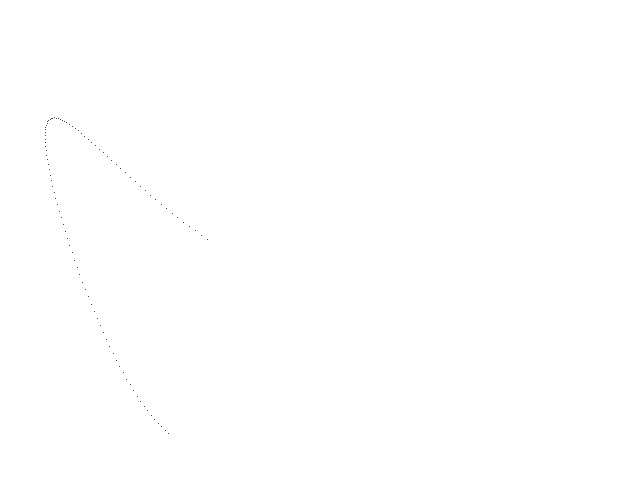
Frame 1 (no input)
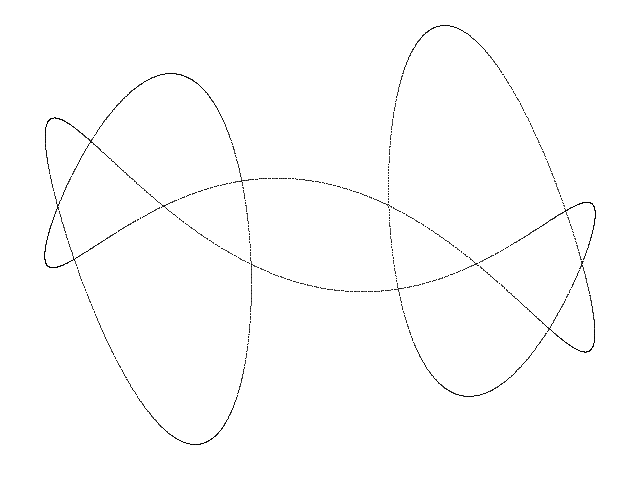
Frame 60 (the mouse pressed at the canvas centre just before this capture)
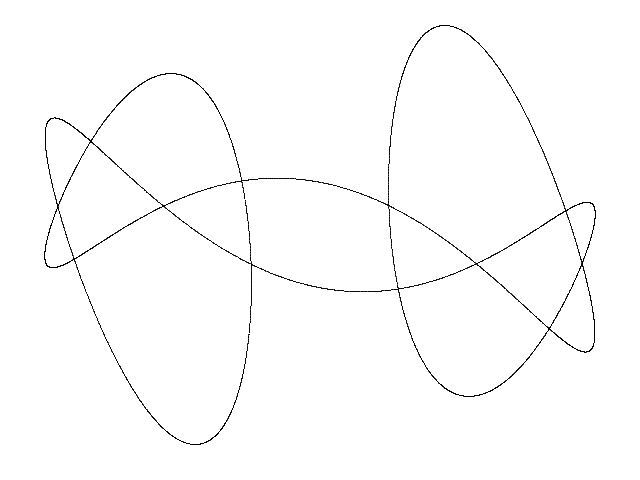
Frame 120 (the mouse held since frame 60 and released just before this capture)

The Processing sketch that drew these frames (run headless with seeded random() and noise(); from frame 60 on, the mouse is pressed at the canvas centre):

// Processing sketch: Knot_Square
// ── Knot_Square.pde
// Square knot //

  float x = 0.0;
  float y = 0.0;
  float z = 0.0;
  float t = 0.0;
  float dt = 0.01;


void setup() {
  
  size(640, 480);
  background(255);
  
}

void draw() {
  
  for (int i=0; i<100; i++) {
    
    float nx = x;
    float ny = y;
    float nz = z;
    
    x = -22.0 * cos(t) - 128.0 * sin(t) - 44.0 * cos(3.0 * t) - 78.0 * sin(3.0 * t);
    y = 11.0 * cos(t) - 43.0 * cos(3.0 * t) + 34.0 * cos(5.0 * t) - 39.0 * sin(5.0 * t);
    z = 70.0 * cos(3.0 * t) - 40.0 * sin(3.0 * t) + 8.0 * cos(5.0 * t) - 9.0 * sin(5.0 * t);
        
    t = t + dt;
  
    point(320 + (1.7 * x), 235 + (2.1 * y));
        
  }

}
